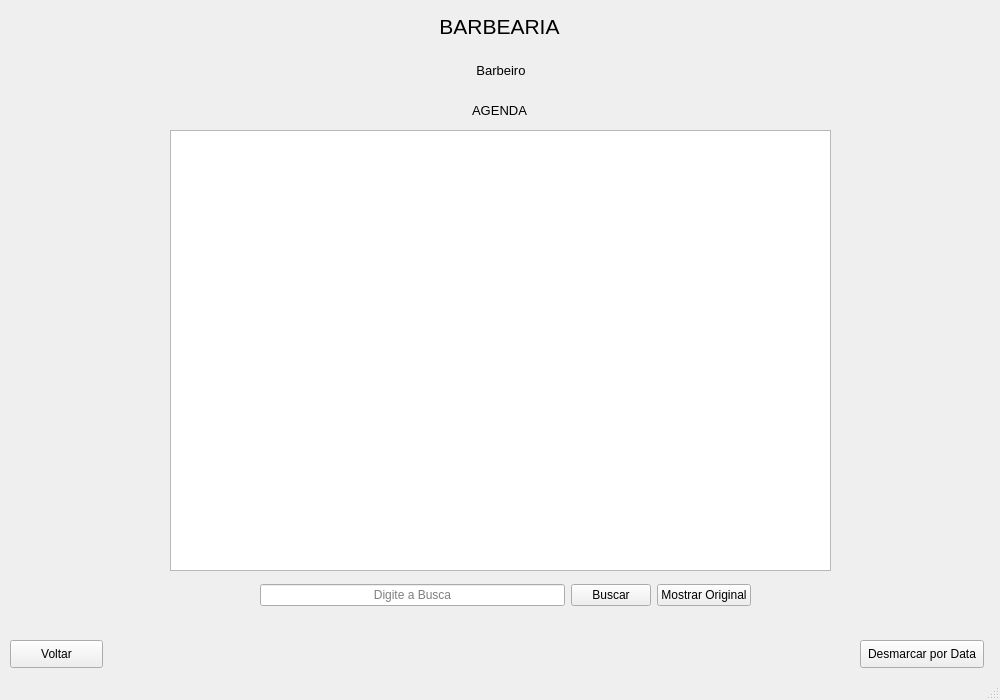
<?xml version="1.0" encoding="UTF-8"?>
<ui version="4.0">
 <class>Tela_Agenda_barber</class>
 <widget class="QMainWindow" name="Tela_Agenda_barber">
  <property name="geometry">
   <rect>
    <x>0</x>
    <y>0</y>
    <width>1000</width>
    <height>700</height>
   </rect>
  </property>
  <property name="minimumSize">
   <size>
    <width>1000</width>
    <height>700</height>
   </size>
  </property>
  <property name="maximumSize">
   <size>
    <width>1000</width>
    <height>700</height>
   </size>
  </property>
  <property name="windowTitle">
   <string>MainWindow</string>
  </property>
  <widget class="QWidget" name="centralwidget">
   <widget class="QPushButton" name="pushButton">
    <property name="geometry">
     <rect>
      <x>10</x>
      <y>640</y>
      <width>93</width>
      <height>28</height>
     </rect>
    </property>
    <property name="text">
     <string>Voltar</string>
    </property>
   </widget>
   <widget class="QWidget" name="layoutWidget">
    <property name="geometry">
     <rect>
      <x>260</x>
      <y>580</y>
      <width>491</width>
      <height>30</height>
     </rect>
    </property>
    <layout class="QHBoxLayout" name="horizontalLayout">
     <item>
      <widget class="QLineEdit" name="lineEdit_2">
       <property name="text">
        <string/>
       </property>
       <property name="alignment">
        <set>Qt::AlignCenter</set>
       </property>
       <property name="placeholderText">
        <string>Digite a Busca</string>
       </property>
      </widget>
     </item>
     <item>
      <widget class="QPushButton" name="pushButton_2">
       <property name="text">
        <string>Buscar</string>
       </property>
      </widget>
     </item>
     <item>
      <widget class="QPushButton" name="pushButton_3">
       <property name="text">
        <string>Mostrar Original</string>
       </property>
      </widget>
     </item>
    </layout>
   </widget>
   <widget class="QPushButton" name="pushButton_4">
    <property name="geometry">
     <rect>
      <x>860</x>
      <y>640</y>
      <width>124</width>
      <height>28</height>
     </rect>
    </property>
    <property name="text">
     <string>Desmarcar por Data</string>
    </property>
   </widget>
   <widget class="QLabel" name="label">
    <property name="geometry">
     <rect>
      <x>430</x>
      <y>10</y>
      <width>139</width>
      <height>33</height>
     </rect>
    </property>
    <property name="text">
     <string>&lt;html&gt;&lt;head/&gt;&lt;body&gt;&lt;p align=&quot;center&quot;&gt;&lt;span style=&quot; font-size:16pt;&quot;&gt;BARBEARIA&lt;/span&gt;&lt;/p&gt;&lt;/body&gt;&lt;/html&gt;</string>
    </property>
   </widget>
   <widget class="QLabel" name="label_3">
    <property name="geometry">
     <rect>
      <x>470</x>
      <y>60</y>
      <width>62</width>
      <height>21</height>
     </rect>
    </property>
    <property name="text">
     <string>&lt;html&gt;&lt;head/&gt;&lt;body&gt;&lt;p align=&quot;center&quot;&gt;&lt;span style=&quot; font-size:10pt;&quot;&gt;Barbeiro&lt;/span&gt;&lt;/p&gt;&lt;/body&gt;&lt;/html&gt;</string>
    </property>
   </widget>
   <widget class="QLabel" name="label_4">
    <property name="geometry">
     <rect>
      <x>460</x>
      <y>100</y>
      <width>79</width>
      <height>21</height>
     </rect>
    </property>
    <property name="text">
     <string>&lt;html&gt;&lt;head/&gt;&lt;body&gt;&lt;p align=&quot;center&quot;&gt;&lt;span style=&quot; font-size:10pt;&quot;&gt;AGENDA&lt;/span&gt;&lt;/p&gt;&lt;/body&gt;&lt;/html&gt;</string>
    </property>
   </widget>
   <widget class="QListWidget" name="listWidget">
    <property name="geometry">
     <rect>
      <x>170</x>
      <y>130</y>
      <width>661</width>
      <height>441</height>
     </rect>
    </property>
   </widget>
  </widget>
  <widget class="QStatusBar" name="statusbar"/>
 </widget>
 <resources/>
 <connections/>
</ui>
